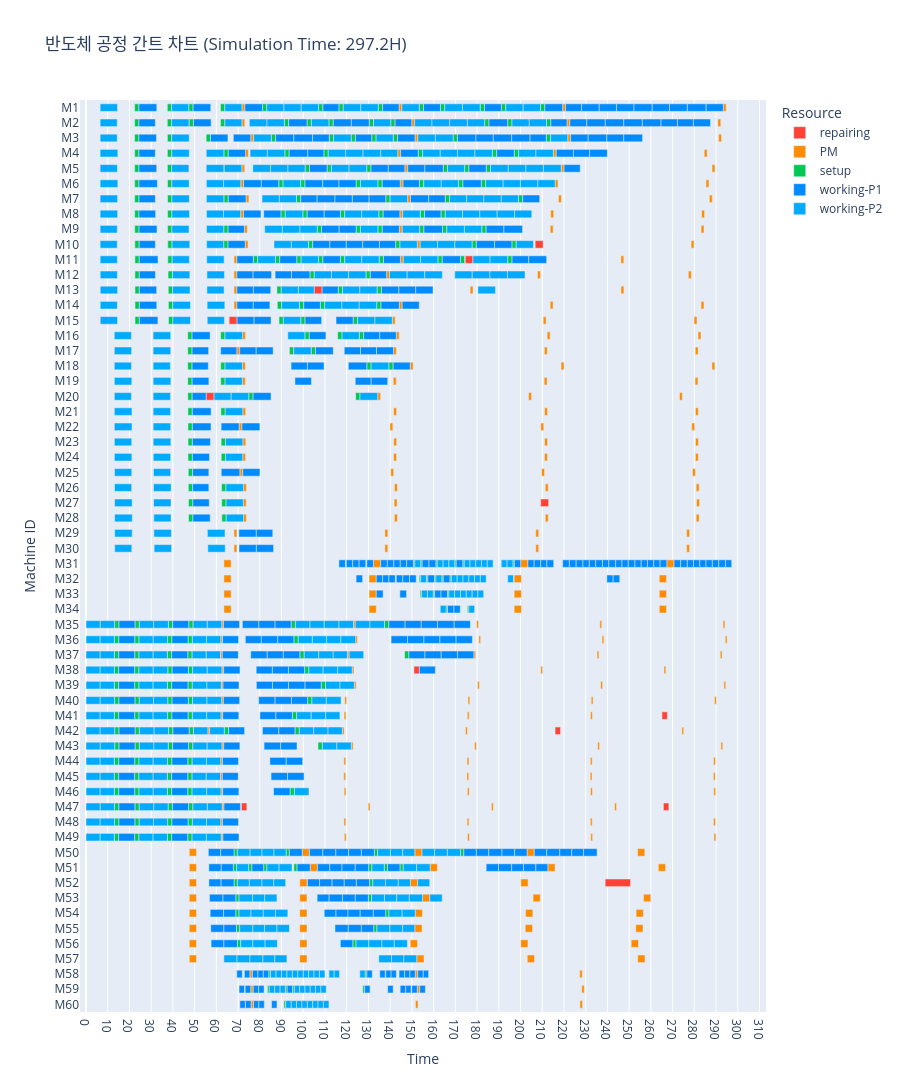

Write notebook code for a chart like this one.
### Code cell
env.run(until=scheduler.job_chk_process)
fig = create_gantt_chart(
    logs=event_logger.logs,
    max_time=event_logger.now,
    title=f"반도체 공정 간트 차트 (Simulation Time: {round(event_logger.now, 3)}{TIME_UNIT})")
fig.show()
fig.write_html("gantt_chart.html")

### Figure 1 — Plotly figure (JSON) as saved in the notebook; plotly's stock layout.template omitted (floating-point values rounded to 4 significant figures; data arrays with more than 128 entries replaced by an {"elided": "..."} marker saying what was removed)
{"data": [{"base": [206.7, 174.4, 105.0, 65.86, 55.28, 209.3, 150.9, 265.1, 215.9, 71.52, 265.8, 239.0], "customdata": [[""], [""], [""], [""], [""], [""], [""], [""], [""], [""], [""], [""]], "hovertemplate": "Resource=repairing<br>Start=%{base}<br>Finish=%{x}<br>Task=%{y}<br>job_op=%{customdata[0]}<extra></extra>", "legendgroup": "repairing", "marker": {"color": "rgb(255, 65, 54)", "pattern": {"shape": ""}}, "name": "repairing", "orientation": "h", "showlegend": true, "textposition": "auto", "type": "bar", "width": 0.5, "x": [3.667, 3.667, 3.667, 3.667, 3.667, 3.667, 2.5, 2.5, 2.5, 2.5, 2.5, 11.67], "xaxis": "x", "y": ["M10", "M11", "M13", "M15", "M20", "M27", "M38", "M41", "M42", "M47", "M47", "M52"], "yaxis": "y"}, {"base": {"elided": "249 float values"}, "customdata": {"elided": "249x1 str values"}, "hovertemplate": "Resource=PM<br>Start=%{base}<br>Finish=%{x}<br>Task=%{y}<br>job_op=%{customdata[0]}<extra></extra>", "legendgroup": "PM", "marker": {"color": "rgb(255, 140, 0)", "pattern": {"shape": ""}}, "name": "PM", "orientation": "h", "showlegend": true, "textposition": "auto", "type": "bar", "width": 0.5, "x": {"elided": "249 float values"}, "xaxis": "x", "y": {"elided": "249 str values"}, "yaxis": "y"}, {"base": {"elided": "270 float values"}, "customdata": {"elided": "270x1 str values"}, "hovertemplate": "Resource=setup<br>Start=%{base}<br>Finish=%{x}<br>Task=%{y}<br>job_op=%{customdata[0]}<extra></extra>", "legendgroup": "setup", "marker": {"color": "rgb(0, 200, 83)", "pattern": {"shape": ""}}, "name": "setup", "orientation": "h", "showlegend": true, "textposition": "auto", "type": "bar", "width": 0.5, "x": {"elided": "270 float values"}, "xaxis": "x", "y": {"elided": "270 str values"}, "yaxis": "y"}, {"base": {"elided": "421 float values"}, "customdata": {"elided": "421x1 str values"}, "hovertemplate": "Resource=working-P1<br>Start=%{base}<br>Finish=%{x}<br>Task=%{y}<br>job_op=%{customdata[0]}<extra></extra>", "legendgroup": "working-P1", "marker": {"color": "rgb(0, 140, 255)", "pattern": {"shape": ""}}, "name": "working-P1", "orientation": "h", "showlegend": true, "textposition": "auto", "type": "bar", "width": 0.5, "x": {"elided": "421 float values"}, "xaxis": "x", "y": {"elided": "421 str values"}, "yaxis": "y"}, {"base": {"elided": "452 float values"}, "customdata": {"elided": "452x1 str values"}, "hovertemplate": "Resource=working-P2<br>Start=%{base}<br>Finish=%{x}<br>Task=%{y}<br>job_op=%{customdata[0]}<extra></extra>", "legendgroup": "working-P2", "marker": {"color": "rgb(0, 170, 255)", "pattern": {"shape": ""}}, "name": "working-P2", "orientation": "h", "showlegend": true, "textposition": "auto", "type": "bar", "width": 0.5, "x": {"elided": "452 float values"}, "xaxis": "x", "y": {"elided": "452 str values"}, "yaxis": "y"}], "layout": {"barmode": "relative", "height": 3000, "legend": {"title": {"text": "Resource"}, "tracegroupgap": 0}, "title": {"text": "반도체 공정 간트 차트 (Simulation Time: 297.2H)"}, "xaxis": {"anchor": "y", "domain": [0, 1], "dtick": 10, "title": {"text": "Time"}}, "yaxis": {"anchor": "x", "categoryarray": ["M60", "M59", "M58", "M57", "M56", "M55", "M54", "M53", "M52", "M51", "M50", "M49", "M48", "M47", "M46", "M45", "M44", "M43", "M42", "M41", "M40", "M39", "M38", "M37", "M36", "M35", "M34", "M33", "M32", "M31", "M30", "M29", "M28", "M27", "M26", "M25", "M24", "M23", "M22", "M21", "M20", "M19", "M18", "M17", "M16", "M15", "M14", "M13", "M12", "M11", "M10", "M9", "M8", "M7", "M6", "M5", "M4", "M3", "M2", "M1"], "categoryorder": "array", "domain": [0, 1], "title": {"text": "Machine ID"}}}}
